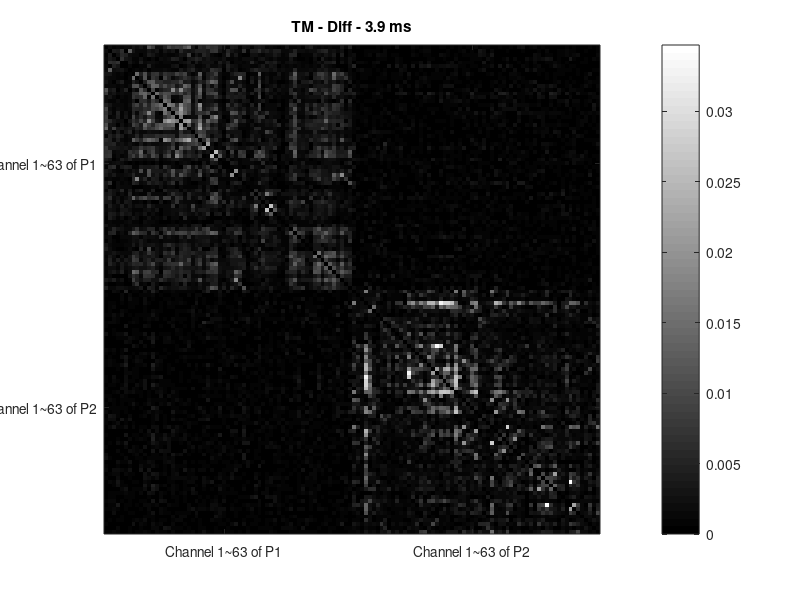
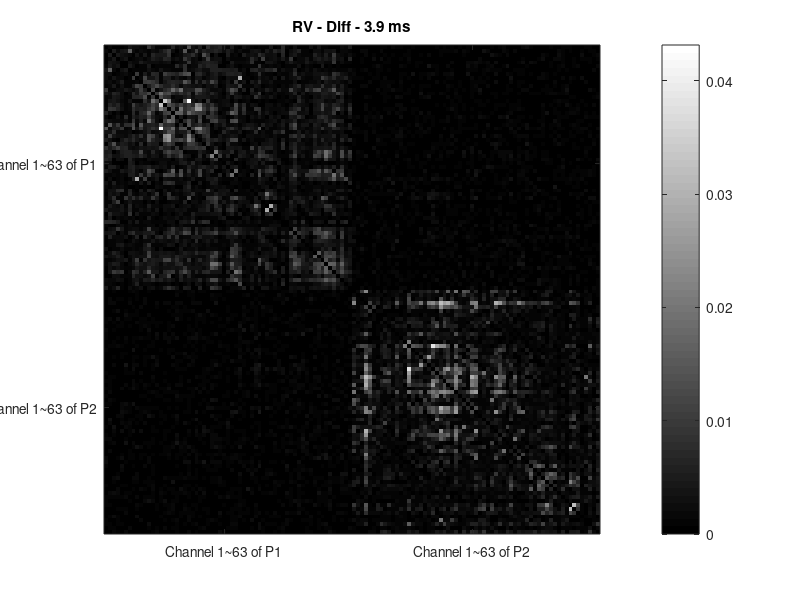
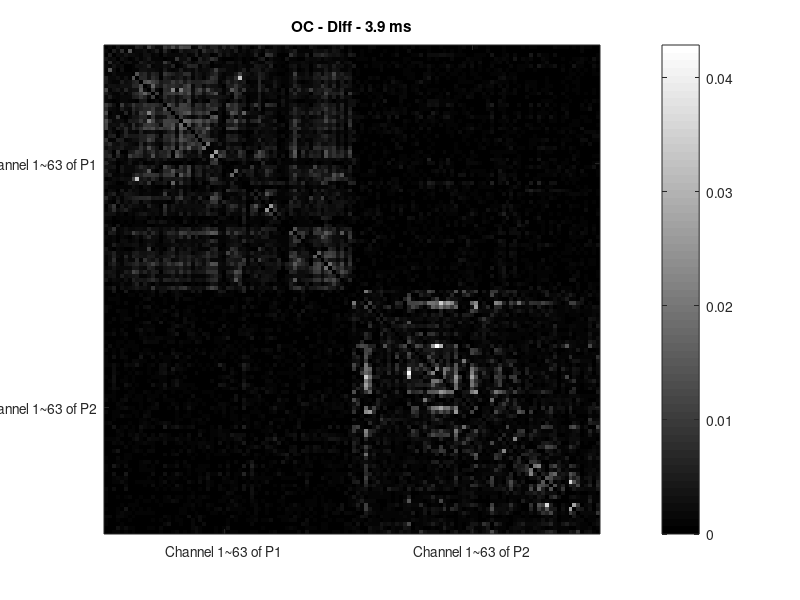
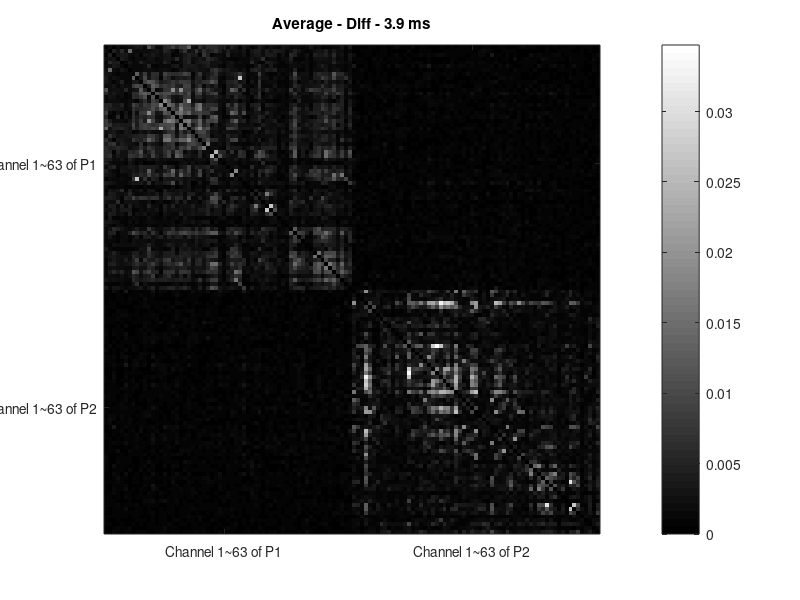

Recreate these plots in MATLAB, in order.
%source localized data
%TM
tm_tri = zeros(126,126);
p1_tm = load('p1_phi_TM.mat');
p2_tm = load('p2_phi_TM.mat');
cross_tm = load('cross_phi_TM.mat');
p1_tm_phi = p1_tm.phi;
p2_tm_phi = p2_tm.phi;
cross_tm_phi = cross_tm.phi;
tm_tri(1:63,1:63) = p1_tm_phi;
tm_tri(1:63,64:126) = cross_tm_phi;
tm_tri(64:126,64:126) = p2_tm_phi;
for i = 2:126
    for j = 1:i-1
        tm_tri(i,j) = tm_tri(j,i);
    end
end
figure(1);imagesc(tm_tri);colormap(gray);colorbar;
set(gca,'xtick',[31,94]);set(gca,'ytick',[31,94])
set(gca,'xticklabel',{'Channel 1~63 of P1','Channel 1~63 of P2'});set(gca,'yticklabel',{'Channel 1~63 of P1','Channel 1~63 of P2'});
title('TM - Diff - 3.9 ms')
saveas(1,'TM.jpg')
%RV
rv_tri = zeros(126,126);
p1_rv = load('p1_phi_RV.mat');
p2_rv = load('p2_phi_RV.mat');
cross_rv = load('cross_phi_RV.mat');
p1_rv_phi = p1_rv.phi;
p2_rv_phi = p2_rv.phi;
cross_rv_phi = cross_rv.phi;
rv_tri(1:63,1:63) = p1_rv_phi;
rv_tri(1:63,64:126) = cross_rv_phi;
rv_tri(64:126,64:126) = p2_rv_phi;
for i = 2:126
    for j = 1:i-1
        rv_tri(i,j) = rv_tri(j,i);
    end
end
figure(2);imagesc(rv_tri);colormap(gray);colorbar;
set(gca,'xtick',[31,94]);set(gca,'ytick',[31,94])
set(gca,'xticklabel',{'Channel 1~63 of P1','Channel 1~63 of P2'});set(gca,'yticklabel',{'Channel 1~63 of P1','Channel 1~63 of P2'});
title('RV - Diff - 3.9 ms')
saveas(2,'RV.jpg')
%OC
oc_tri = zeros(126,126);
p1_oc = load('p1_phi_OC.mat');
p2_oc = load('p2_phi_OC.mat');
cross_oc = load('cross_phi_OC.mat');
p1_oc_phi = p1_oc.phi;
p2_oc_phi = p2_oc.phi;
cross_oc_phi = cross_oc.phi;
oc_tri(1:63,1:63) = p1_oc_phi;
oc_tri(1:63,64:126) = cross_oc_phi;
oc_tri(64:126,64:126) = p2_oc_phi;
for i = 2:126
    for j = 1:i-1
        oc_tri(i,j) = oc_tri(j,i);
    end
end
figure(3);imagesc(oc_tri);colormap(gray);colorbar;
set(gca,'xtick',[31,94]);set(gca,'ytick',[31,94])
set(gca,'xticklabel',{'Channel 1~63 of P1','Channel 1~63 of P2'});set(gca,'yticklabel',{'Channel 1~63 of P1','Channel 1~63 of P2'});
title('OC - Diff - 3.9 ms')
saveas(3,'OC.jpg')
%Average
ave_tri = (tm_tri+rv_tri+oc_tri)/3;
figure(4);imagesc(ave_tri);colormap(gray);colorbar;
set(gca,'xtick',[31,94]);set(gca,'ytick',[31,94])
set(gca,'xticklabel',{'Channel 1~63 of P1','Channel 1~63 of P2'});set(gca,'yticklabel',{'Channel 1~63 of P1','Channel 1~63 of P2'});
title('Average - Diff - 3.9 ms')
saveas(4,'Average.jpg')

save('brch-diff-tm-170802.mat','tm_tri');
save('brch-diff-rv-170802.mat','rv_tri');
save('brch-diff-oc-170802.mat','oc_tri');
save('brch-diff-ave-170802.mat','ave_tri')